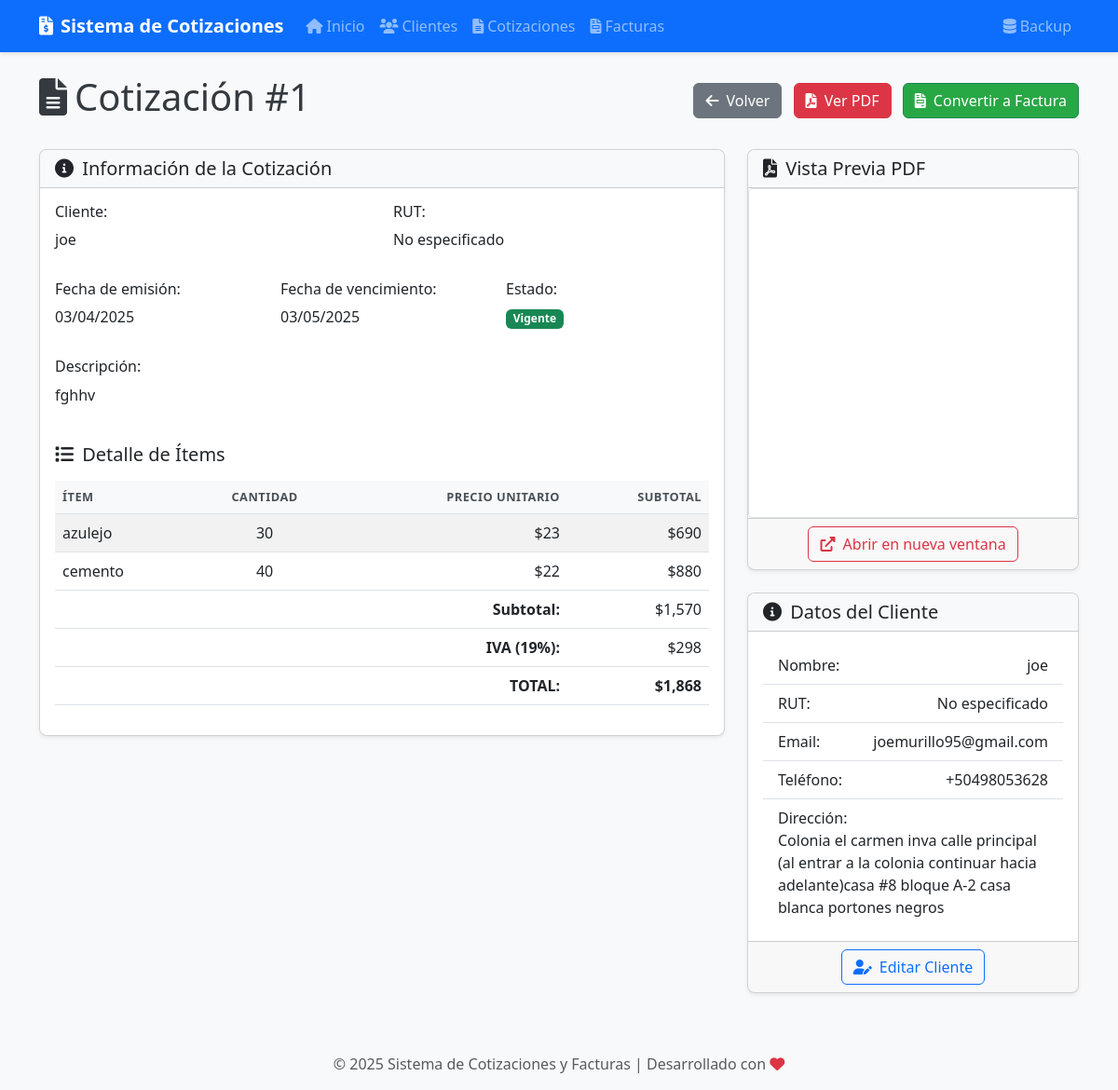
The app's page /cotizaciones/ver/1 with its own data.
### models.py (models this page shows, shortened)
class Cotizacion(db.Model):
    id = db.Column(db.Integer, primary_key=True)
    cliente_id = db.Column(db.Integer, db.ForeignKey('cliente.id'), nullable=False)
    fecha = db.Column(db.DateTime, default=datetime.now)
    validez = db.Column(db.Integer, default=30)  # Días de validez
    descripcion = db.Column(db.Text, nullable=True)
    items = db.relationship('ItemCotizacion', backref='cotizacion', lazy=True, cascade="all, delete-orphan")
    facturas = db.relationship('Factura', backref='cotizacion', lazy=True)
    @property
    def fecha_vencimiento(self):
        return self.fecha + timedelta(days=self.validez)
    @property
    def esta_vencida(self):
        return datetime.now() > self.fecha_vencimiento
    @property
    def subtotal(self):
        return sum(item.subtotal for item in self.items)
    @property
    def iva(self):
        return self.subtotal * 0.19  # 19% IVA en Chile
    @property
    def total(self):
        return self.subtotal + self.iva

class Cliente(db.Model):
    id = db.Column(db.Integer, primary_key=True)
    nombre = db.Column(db.String(100), nullable=False)
    email = db.Column(db.String(100), nullable=True)
    telefono = db.Column(db.String(20), nullable=True)
    direccion = db.Column(db.String(200), nullable=True)
    rut = db.Column(db.String(20), nullable=True)
    fecha_creacion = db.Column(db.DateTime, default=datetime.now)
    cotizaciones = db.relationship('Cotizacion', backref='cliente', lazy=True)
    facturas = db.relationship('Factura', backref='cliente', lazy=True)

class ItemCotizacion(db.Model):
    id = db.Column(db.Integer, primary_key=True)
    cotizacion_id = db.Column(db.Integer, db.ForeignKey('cotizacion.id'), nullable=False)
    nombre = db.Column(db.String(100), nullable=False)
    descripcion = db.Column(db.Text, nullable=True)
    cantidad = db.Column(db.Integer, default=1)
    precio_unitario = db.Column(db.Float, nullable=False)
    @property
    def subtotal(self):
        return self.cantidad * self.precio_unitario

### app.py (the view)
@app.route('/cotizaciones/ver/<int:id>')
def ver_cotizacion(id):
    cotizacion = Cotizacion.query.get_or_404(id)
    pdf_filename = f"cotizacion_{cotizacion.id}.pdf"
    return render_template('cotizaciones/ver.html', cotizacion=cotizacion, pdf_filename=pdf_filename)

### templates/cotizaciones/ver.html (shortened to what this page needs)
{% extends 'base.html' %}
{% block content %}
<div class="d-flex justify-content-between align-items-center mb-4">
    <h1><i class="fas fa-file-alt me-2"></i>Cotización #{{ cotizacion.id }}</h1>
    <div>
        <a href="{{ url_for('listar_cotizaciones') }}" class="btn btn-secondary me-2">
            <i class="fas fa-arrow-left me-1"></i> Volver
        </a>
        <a href="{{ url_for('pdf_cotizacion', id=cotizacion.id) }}" class="btn btn-danger me-2" target="_blank">
            <i class="fas fa-file-pdf me-1"></i> Ver PDF
        </a>
        <a href="{{ url_for('cotizacion_a_factura', id=cotizacion.id) }}" class="btn btn-success">
            <i class="fas fa-file-invoice me-1"></i> Convertir a Factura
        </a>
    </div>
</div>
<div class="row">
    <div class="col-md-8">
        <div class="card shadow-sm mb-4">
            <div class="card-header bg-light">
                <h5 class="mb-0"><i class="fas fa-info-circle me-1"></i> Información de la Cotización</h5>
            </div>
            <div class="card-body">
                <div class="row mb-3">
                    <div class="col-md-6">
                        <h6>Cliente:</h6>
                        <p>{{ cotizacion.cliente.nombre }}</p>
                    </div>
                    <div class="col-md-6">
                        <h6>RUT:</h6>
                        <p>{{ cotizacion.cliente.rut or 'No especificado' }}</p>
                    </div>
                </div>
                <div class="row mb-3">
                    <div class="col-md-4">
                        <h6>Fecha de emisión:</h6>
                        <p>{{ cotizacion.fecha.strftime('%d/%m/%Y') }}</p>
                    </div>
                    <div class="col-md-4">
                        <h6>Fecha de vencimiento:</h6>
                        <p>{{ cotizacion.fecha_vencimiento.strftime('%d/%m/%Y') }}</p>
                    </div>
                    <div class="col-md-4">
                        <h6>Estado:</h6>
                        {% if cotizacion.esta_vencida %}
                            <span class="badge bg-danger">Vencida</span>
                        {% else %}
                            <span class="badge bg-success">Vigente</span>
                        {% endif %}
                    </div>
                </div>
                {% if cotizacion.descripcion %}
                    <div class="row mb-3">
                        <div class="col-md-12">
                            <h6>Descripción:</h6>
                            <p>{{ cotizacion.descripcion }}</p>
                        </div>
                    </div>
                {% endif %}
                <h5 class="mt-4 mb-3"><i class="fas fa-list me-1"></i> Detalle de Ítems</h5>
                <div class="table-responsive">
                    <table class="table table-striped">
                        <thead>
                            <tr>
                                <th>Ítem</th>
                                <th class="text-center">Cantidad</th>
                                <th class="text-end">Precio Unitario</th>
                                <th class="text-end">Subtotal</th>
                            </tr>
                        </thead>
                        <tbody>
                            {% for item in cotizacion.items %}
                                <tr>
                                    <td>{{ item.nombre }}</td>
                                    <td class="text-center">{{ item.cantidad }}</td>
                                    <td class="text-end">${{ "{:,.0f}".format(item.precio_unitario) }}</td>
                                    <td class="text-end">${{ "{:,.0f}".format(item.subtotal) }}</td>
                                </tr>
                            {% endfor %}
                        </tbody>
                        <tfoot>
                            <tr>
                                <td colspan="3" class="text-end"><strong>Subtotal:</strong></td>
                                <td class="text-end">${{ "{:,.0f}".format(cotizacion.subtotal) }}</td>
                            </tr>
                            <tr>
                                <td colspan="3" class="text-end"><strong>IVA (19%):</strong></td>
                                <td class="text-end">${{ "{:,.0f}".format(cotizacion.iva) }}</td>
                            </tr>
                            <tr>
                                <td colspan="3" class="text-end"><strong>TOTAL:</strong></td>
                                <td class="text-end"><strong>${{ "{:,.0f}".format(cotizacion.total) }}</strong></td>
                            </tr>
                        </tfoot>
                    </table>
                </div>
            </div>
        </div>
    </div>
    <div class="col-md-4">
        <div class="card shadow-sm mb-4">
            <div class="card-header bg-light">
                <h5 class="mb-0"><i class="fas fa-file-pdf me-1"></i> Vista Previa PDF</h5>
            </div>
            <div class="card-body p-0">
                <div class="ratio ratio-1x1">
                    <iframe src="{{ url_for('pdf_cotizacion', id=cotizacion.id) }}" frameborder="0"></iframe>
                </div>
            </div>
            <div class="card-footer text-center">
                <a href="{{ url_for('pdf_cotizacion', id=cotizacion.id) }}" class="btn btn-outline-danger" target="_blank">
                    <i class="fas fa-external-link-alt me-1"></i> Abrir en nueva ventana
                </a>
            </div>
        </div>
        <div class="card shadow-sm">
            <div class="card-header bg-light">
                <h5 class="mb-0"><i class="fas fa-info-circle me-1"></i> Datos del Cliente</h5>
            </div>
            <div class="card-body">
                <ul class="list-group list-group-flush">
                    <li class="list-group-item d-flex justify-content-between">
                        <span>Nombre:</span>
                        <span>{{ cotizacion.cliente.nombre }}</span>
                    </li>
                    <li class="list-group-item d-flex justify-content-between">
                        <span>RUT:</span>
                        <span>{{ cotizacion.cliente.rut or 'No especificado' }}</span>
                    </li>
                    <li class="list-group-item d-flex justify-content-between">
                        <span>Email:</span>
                        <span>{{ cotizacion.cliente.email or 'No especificado' }}</span>
                    </li>
                    <li class="list-group-item d-flex justify-content-between">
                        <span>Teléfono:</span>
                        <span>{{ cotizacion.cliente.telefono or 'No especificado' }}</span>
                    </li>
                    <li class="list-group-item">
                        <span>Dirección:</span>
                        <div>{{ cotizacion.cliente.direccion or 'No especificada' }}</div>
                    </li>
                </ul>
            </div>
            <div class="card-footer text-center">
                <a href="{{ url_for('editar_cliente', id=cotizacion.cliente.id) }}" class="btn btn-outline-primary">
                    <i class="fas fa-user-edit me-1"></i> Editar Cliente
                </a>
            </div>
        </div>
    </div>
</div>
{% endblock %}

### static/css/style.css (style rules this page uses)
body { background-color: #f8f9fa; color: #343a40; min-height: 100vh; display: flex; flex-direction: column; }
.card { border-radius: 8px; overflow: hidden; transition: transform 0.3s, box-shadow 0.3s; }
.card-header { font-weight: 500; }
.btn { border-radius: 6px; font-weight: 500; }
.btn-success { background-color: #28a745; }
.btn-danger { background-color: #dc3545; }
.table { vertical-align: middle; }
.table thead th { background-color: #f8f9fa; color: #495057; font-weight: 600; text-transform: uppercase; font-size: 0.8rem; letter-spacing: 0.5px; }
.ratio iframe { border: 1px solid #dee2e6; border-radius: 4px; }

### records on screen
Cotizacion: id "1", fecha "03/04/2025", fecha_vencimiento "03/05/2025", descripcion "fghhv"
Cliente: cliente.nombre "joe", cliente "No especificado", cliente "joemurillo95@gmail.com", cliente "+50498053628", cliente "Colonia el carmen inva calle principal (al entrar a la colonia continuar hacia adelante)casa #8 bloque A-2 casa blanca portones negros"
ItemCotizacion: nombre "azulejo", cantidad "30", precio_unitario "23", subtotal "690", subtotal "1,570", iva "298", total "1,868"
ItemCotizacion: nombre "cemento", cantidad "40", precio_unitario "22", subtotal "880"
